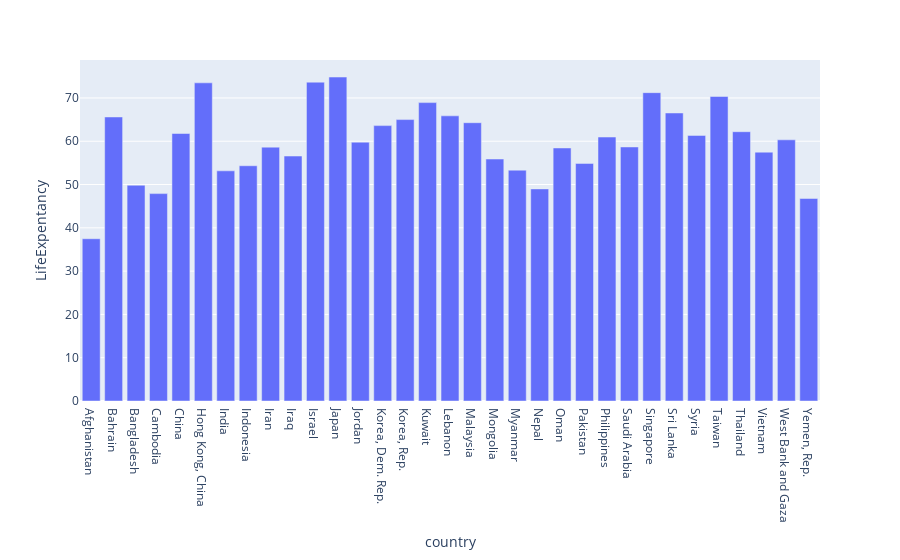

Here is the notebook cell this chart was saved with:
### Code cell
fig = px.bar(df2, x="country", y="LifeExpentancy",
             barmode = 'stack')
 
fig.show()

### Figure 1 — Plotly figure (JSON) as saved in the notebook; plotly's stock layout.template omitted (floating-point values rounded to 4 significant figures)
{"data": [{"alignmentgroup": "True", "hovertemplate": "country=%{x}<br>LifeExpentancy=%{y}<extra></extra>", "legendgroup": "", "marker": {"color": "#636efa", "pattern": {"shape": ""}}, "name": "", "offsetgroup": "", "orientation": "v", "showlegend": false, "textposition": "auto", "type": "bar", "x": ["Afghanistan", "Bahrain", "Bangladesh", "Cambodia", "China", "Hong Kong, China", "India", "Indonesia", "Iran", "Iraq", "Israel", "Japan", "Jordan", "Korea, Dem. Rep.", "Korea, Rep.", "Kuwait", "Lebanon", "Malaysia", "Mongolia", "Myanmar", "Nepal", "Oman", "Pakistan", "Philippines", "Saudi Arabia", "Singapore", "Sri Lanka", "Syria", "Taiwan", "Thailand", "Vietnam", "West Bank and Gaza", "Yemen, Rep."], "xaxis": "x", "y": [37.48, 65.61, 49.83, 47.9, 61.79, 73.49, 53.17, 54.34, 58.64, 56.58, 73.65, 74.83, 59.79, 63.61, 65.0, 68.92, 65.87, 64.28, 55.89, 53.32, 48.99, 58.44, 54.88, 60.97, 58.68, 71.22, 66.53, 61.35, 70.34, 62.2, 57.48, 60.33, 46.78], "yaxis": "y"}], "layout": {"barmode": "stack", "legend": {"tracegroupgap": 0}, "margin": {"t": 60}, "xaxis": {"anchor": "y", "domain": [0, 1], "title": {"text": "country"}}, "yaxis": {"anchor": "x", "domain": [0, 1], "title": {"text": "LifeExpentancy"}}}}
